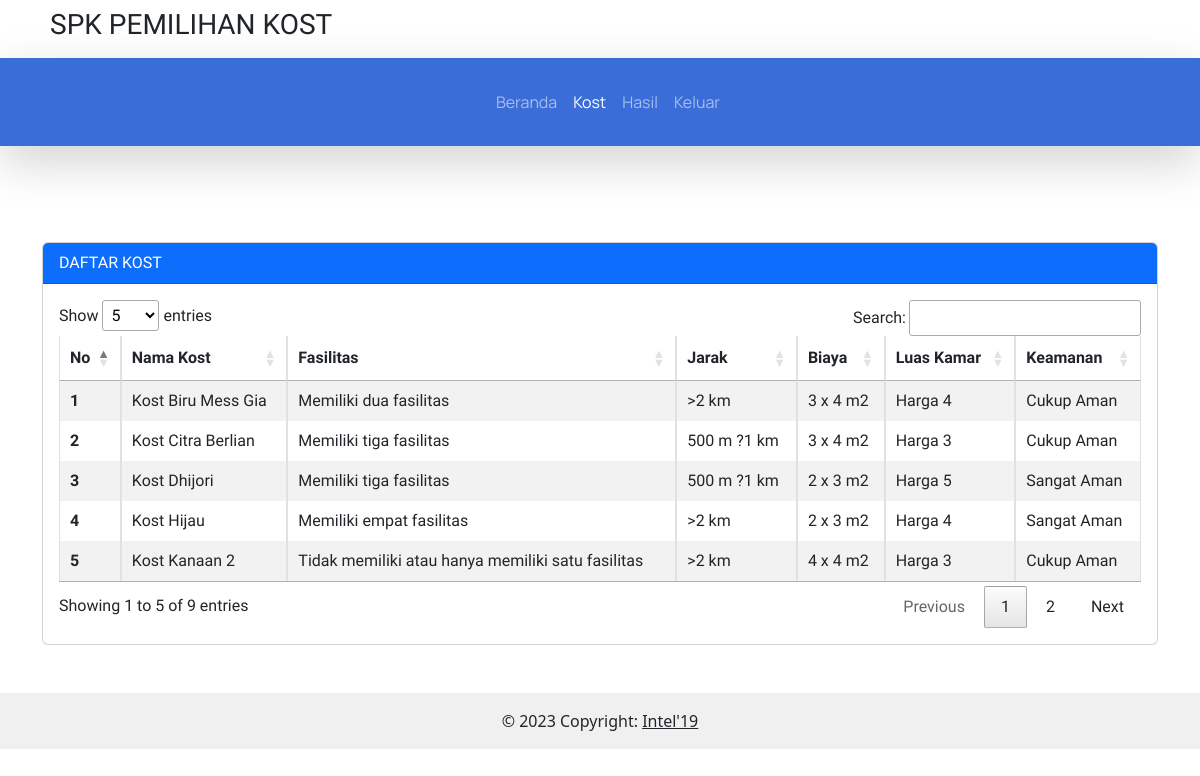
The page /user/kost.php on the database its author committed.
### tables this page shows
CREATE TABLE `alternatif` (
  `id_alternatif` int(5) NOT NULL,
  `nama_alternatif` varchar(50) NOT NULL,
  `alamat` varchar(150) NOT NULL,
  `latitude` varchar(100) NOT NULL,
  `longitude` varchar(100) NOT NULL,
  `jenis_kost` enum('Campuran','Laki-Laki','Perempuan') NOT NULL DEFAULT 'Campuran',
  `kecamatan` varchar(50) DEFAULT NULL
);

### config.php (called while the page is built, shortened)
<?php
function connectDatabase()
{
    $conn = new mysqli(DB_HOST, DB_USERNAME, DB_PASSWORD, DB_NAME);
    return $conn;
}
?>

### user/functions/kost.php (called while the page is built, shortened)
<?php
   require_once '../config.php';
   class Penilaian {
       private $db;
       public function __construct()
       {
           $this->db = connectDatabase();
       }
        public function getDataPenilaian()
        {
            return $this->db->query(
                "SELECT a.nama_alternatif, a.id_alternatif,
                MAX(CASE WHEN k.nama_kriteria = 'Fasilitas' THEN kak.id_alt_kriteria END) AS id_sub_C1,
                MIN(CASE WHEN k.nama_kriteria = 'Jarak' THEN kak.id_alt_kriteria END) AS id_sub_C2,
                MIN(CASE WHEN k.nama_kriteria = 'Biaya' THEN kak.id_alt_kriteria END) AS id_sub_C3,
                MAX(CASE WHEN k.nama_kriteria = 'Luas Kamar' THEN kak.id_alt_kriteria END) AS id_sub_C4,
                MAX(CASE WHEN k.nama_kriteria = 'Keamanan' THEN kak.id_alt_kriteria END) AS id_sub_C5,
                MAX(CASE WHEN k.nama_kriteria = 'Fasilitas' THEN sk.nama_sub_kriteria END) AS nama_C1,
                MIN(CASE WHEN k.nama_kriteria = 'Jarak' THEN sk.nama_sub_kriteria END) AS nama_C2,
                MIN(CASE WHEN k.nama_kriteria = 'Biaya' THEN sk.nama_sub_kriteria END) AS nama_C3,
                MAX(CASE WHEN k.nama_kriteria = 'Luas Kamar' THEN sk.nama_sub_kriteria END) AS nama_C4,
                MAX(CASE WHEN k.nama_kriteria = 'Keamanan' THEN sk.nama_sub_kriteria END) AS nama_C5
                FROM alternatif a
                JOIN kecocokan_alt_kriteria kak ON a.id_alternatif = kak.f_id_alternatif
                JOIN sub_kriteria sk ON kak.f_id_sub_kriteria = sk.id_sub_kriteria
                JOIN kriteria k ON kak.f_id_kriteria = k.id_kriteria
                GROUP BY a.nama_alternatif;"
            );
        }
    }
   $penilaian = new Penilaian();
?>

### user/kost.php (the view, shortened to what this page needs)
<?php
require_once './../includes/header.php';
require_once './functions/kost.php';
$dataPenilaian = $penilaian->getDataPenilaian();
?>
<div class="container mb-5 pt-5" style="font-family: 'Prompt', sans-serif">
    <div class="row">
        <div class="d-xxl-flex">
            <div class="col-xxl-12 mt-5 ms-xxl-1">
                <div class="card">
                    <div class="card-header bg-primary text-white">
                        DAFTAR KOST
                    </div>
                    <div class="card-body">
                        <div class="table-responsive">
                            <table class="table table-striped table-bordered nowrap" style="width:100%" id="table-penilaian">
                                <thead>
                                    <tr>
                                        <th scope="col">No</th>
                                        <th scope="col">Nama Kost</th>
                                        <th scope="col">Fasilitas</th>
                                        <th scope="col">Jarak</th>
                                        <th scope="col">Biaya</th>
                                        <th scope="col">Luas Kamar</th>
                                        <th scope="col">Keamanan</th>
                                    </tr>
                                </thead>
                                <tbody class="table-group-divider">
                                    <?php foreach ($dataPenilaian as $i => $nilai) : ?>
                                        <tr>
                                            <th scope="row"><?= $i + 1; ?></th>
                                            <td><?= $nilai['nama_alternatif']; ?></td>
                                            <td><?= $nilai['nama_C1']; ?></td>
                                            <td><?= $nilai['nama_C2']; ?></td>
                                            <td><?= $nilai['nama_C3']; ?></td>
                                            <td><?= $nilai['nama_C4']; ?></td>
                                            <td><?= $nilai['nama_C5']; ?></td>
                                        </tr>
                                    <?php endforeach; ?>
                                </tbody>
                            </table>
                        </div>
                    </div>
                </div>
            </div>
        </div>
    </div>
</div>
<?php
require_once './../includes/footer.php';
?>

### rows shown on the page
alternatif: nama_alternatif "Kost Biru Mess Gia", nama_C1 "Memiliki dua fasilitas", nama_C2 ">2 km", nama_C3 "3 x 4 m2", nama_C4 "Harga 4", nama_C5 "Cukup Aman"
alternatif: nama_alternatif "Kost Citra Berlian", nama_C1 "Memiliki tiga fasilitas", nama_C2 "500 m ?1 km", nama_C3 "3 x 4 m2", nama_C4 "Harga 3", nama_C5 "Cukup Aman"
alternatif: nama_alternatif "Kost Dhijori", nama_C1 "Memiliki tiga fasilitas", nama_C2 "500 m ?1 km", nama_C3 "2 x 3 m2", nama_C4 "Harga 5", nama_C5 "Sangat Aman"
alternatif: nama_alternatif "Kost Hijau", nama_C1 "Memiliki empat fasilitas", nama_C2 ">2 km", nama_C3 "2 x 3 m2", nama_C4 "Harga 4", nama_C5 "Sangat Aman"
alternatif: nama_alternatif "Kost Kanaan 2", nama_C1 "Tidak memiliki atau hanya memiliki satu fasilitas", nama_C2 ">2 km", nama_C3 "4 x 4 m2", nama_C4 "Harga 3", nama_C5 "Cukup Aman"
